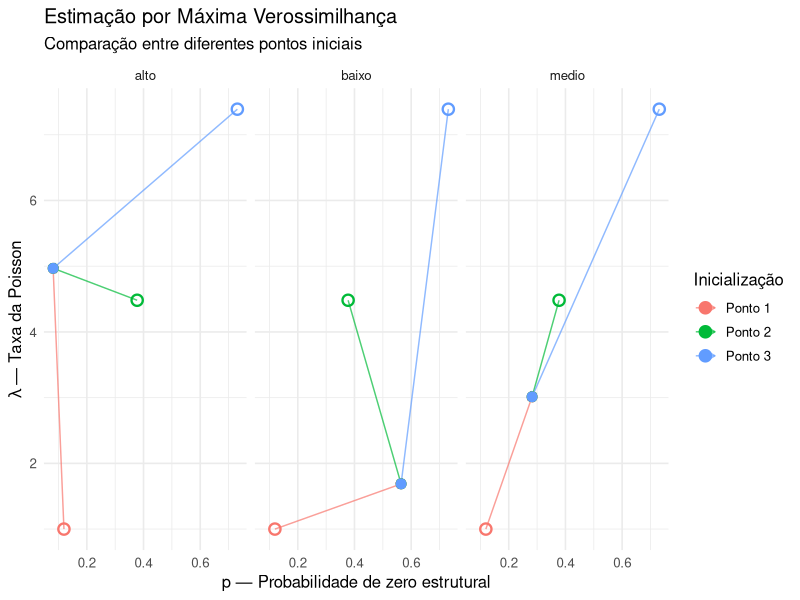

Write the R code that produced this figure.
############### Parte 1 - Otimização numérica ############### 

###### pacotes #####

library(tidyverse)
library(ggplot2)

##### leitura dos dados #####

dados <- read_csv("dados/visitas_medicas.csv")

# separando cada perfil

for (perfil in unique(dados$perfil)) {
  assign(perfil, dados[dados$perfil == perfil, ])
}

##### modelo ZIP #####

# parâmetros

# p - precisamos que 0 < p < 1 ==> vamos usar a curva logistica

p_func <- function(alpha) {
  1 / (1 + exp(-alpha))
}

# lambda - precisamos que lambda > 0 ==> vamos usar exponencial

lambda_func <- function(beta) {
  exp(beta)
}

### log verossimilhança ###

# caso y_i = 0

log_v_zero <- function(p, lambda, y_length){
  log_v <- 0
  for (i in seq_len(y_length)){
    value <- sum(log(p + (1 - p)*exp(-lambda)))
    log_v <- log_v + value
  }
  return(log_v)
}

# caso y_i > 0

log_v_nonzero <- function(y, p, lambda){
  log_v <- 0
  for (y_i in y){
    value <- sum(log(1 - p) - lambda + y_i*log(lambda))
    log_v <- log_v + value
  }
  return(log_v)
}

# calculando log verossimilhança

calculate_logv <- function(y, p, lambda){
  y_zero <- y[y == 0]
  y_length <- length(y_zero)
  
  y_nonzero <- y[y > 0]
  
  value_log_v_zero <- log_v_zero(p, lambda, y_length)
  value_log_v_nonzero <- log_v_nonzero(y_nonzero, p, lambda)
  
  value_log_v <- value_log_v_zero + value_log_v_nonzero
  
  return(value_log_v)
}

# calculando -log verossimilhança

negative_logv <- function(params, y) {
  alpha <- params[1]
  beta <- params[2]
  
  p <- p_func(alpha)
  lambda <- lambda_func(beta)
  
  resultado <- -calculate_logv(y, p, lambda)
  
  return(resultado)
}

# vamos otimizar!!

# pontos iniciais

pontos_iniciais <- data.frame(
  inicializacao = c("Ponto 1", "Ponto 2", "Ponto 3"),
  alpha = c(-2, -0.5, 1),
  beta = c(0, 1.5, 2)
)

# otimização para cada perfil

# Perfis
perfis <- list(
  baixo = baixo,
  medio = medio,
  alto = alto
)

resultados <- do.call(rbind, lapply(names(perfis), function(perfil) {
  
  dados <- perfis[[perfil]]
  
  do.call(rbind, lapply(seq_len(nrow(pontos_iniciais)), function(i) {
    
    alpha_0 <- pontos_iniciais$alpha[i]
    beta_0 <- pontos_iniciais$beta[i]
    
    resultado <- optim(
      par = c(alpha_0, beta_0),
      fn = negative_logv,
      y = dados$visitas
    )
    
    data.frame(
      perfil = perfil,
      inicializacao = pontos_iniciais$inicializacao[i],
      p_inicial = p_func(alpha_0),
      lambda_inicial = lambda_func(beta_0),
      p_estimado = p_func(resultado$par[1]),
      lambda_estimado = lambda_func(resultado$par[2]),
      logv = -resultado$value,
      convergencia = resultado$convergence
    )
  }))
}))

rownames(resultados) <- NULL

### resultado dos estimadores ###

print(resultados)

### visualização -- comparação dos diferentes pontos inicias para cada perfil de risco

ggplot(resultados) +
  
  geom_segment(
    aes(
      x = p_inicial,
      y = lambda_inicial,
      xend = p_estimado,
      yend = lambda_estimado,
      color = inicializacao
    ),
    arrow = arrow(length = grid::unit(0.15, "cm")),
    alpha = 0.7
  ) +
  
  geom_point(
    aes(
      x = p_inicial,
      y = lambda_inicial,
      color = inicializacao
    ),
    size = 3,
    shape = 1,
    stroke = 1.2
  ) +
  
  geom_point(
    aes(
      x = p_estimado,
      y = lambda_estimado,
      color = inicializacao
    ),
    size = 3
  ) +
  
  facet_wrap(~perfil, nrow = 1) +
  
  labs(
    title = "Estimação por Máxima Verossimilhança",
    subtitle = "Comparação entre diferentes pontos iniciais",
    x = "p — Probabilidade de zero estrutural",
    y = expression(lambda ~ "— Taxa da Poisson"),
    color = "Inicialização"
  ) +
  
  theme_minimal(base_size = 12)


##### Newton-Raphson #####
